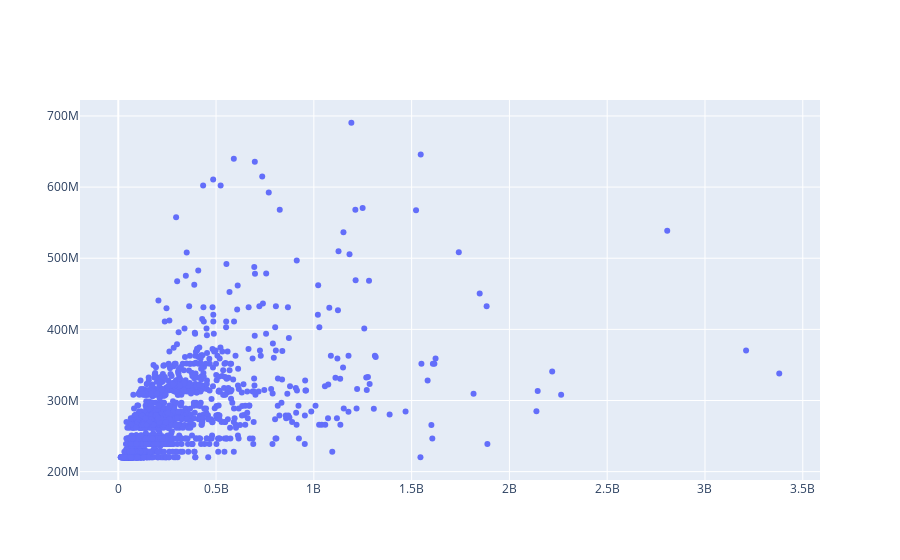

The code cell stored with this chart in its notebook:
### Markdown cell above
### Buy Volume
target: buy_volume_-1

feature: "_-1" 로 끝나는 feature를 제외한 모든 feature

### Code cell
feature = "buy_volume_-1"
lgb_model, x_train, y_train, x_valid, y_valid = lgb_train(train_df, feature)
y_valid_pred = lgb_model.predict(x_valid)
rmse = (((y_valid - y_valid_pred) ** 2).mean())
print(rmse)
fig = make_subplots(rows=1, cols=1)
fig.add_trace(go.Scatter(x=y_valid, y=y_valid_pred, mode="markers"), row=1, col=1)

### Figure 1 — Plotly figure (JSON) as saved in the notebook; plotly's stock layout.template omitted (floating-point values rounded to 4 significant figures; data arrays with more than 128 entries replaced by an {"elided": "..."} marker saying what was removed)
{"data": [{"mode": "markers", "type": "scatter", "x": {"elided": "1752 float values"}, "xaxis": "x", "y": {"elided": "1752 float values"}, "yaxis": "y"}], "layout": {"xaxis": {"anchor": "y", "domain": [0, 1]}, "yaxis": {"anchor": "x", "domain": [0, 1]}}}
